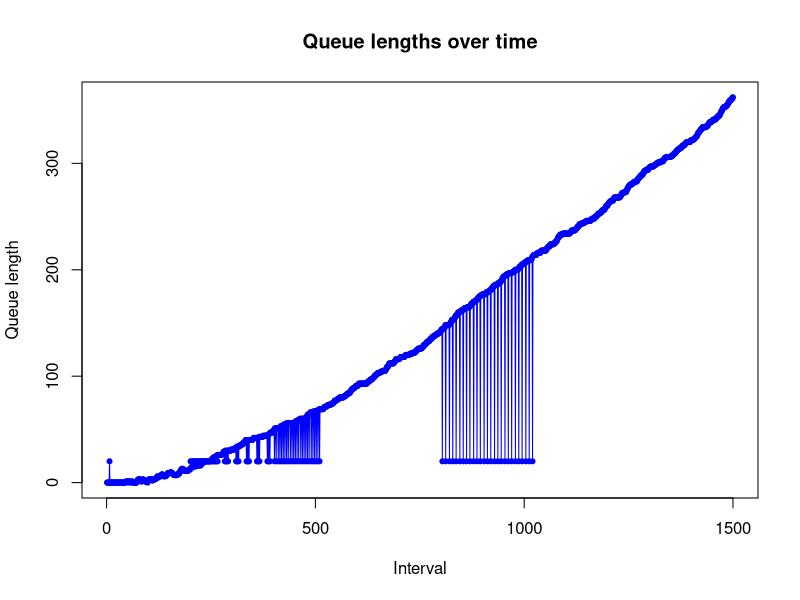

Source code (R):
#### http://www.statisticsblog.com/2011/10/waiting-in-line-waiting-on-r/ ####
tmax <- 15
t <- 0
numbServers = 10
# Total time to track
precision = 100  #precision
timeSeq = seq(1/precision,tmax,1/precision)
meanServiceTime = .1

#### NHPP Arrivals ####
get_nhpp_realization <- function(lambda){
  set.seed(1)
  lambda_star <- function(){
    max(sapply(seq(1, tmax,length.out=1000), lambda))*2}
  Lambda <- function(tupper){
    integrate(f = lambda, lower = 0, upper = tupper)$value}
  X <- numeric()
  while(t <= tmax){
    u <- runif(1)
    t <- t - log(u)/lambda_star()
    if(runif(1) < lambda(t)/lambda_star()) {
      X <- c(X,t)
    }
  }
  return(floor(X*precision)/precision)
}
l = 35
b = 10/35
g = 1
lambda <- function(t)  l*(1+b*sin(g*t))
arrivalTimes <- get_nhpp_realization(lambda)

# Average time each person takes at the teller, discretized exponential 
# distribution assumed Times will be augmented by one, so that everyone takes at
# least 1 interval to serve


#### Libraries ####
# Use the proto library to treat people like objects in traditional oop
library("proto")

#### Functions ####
# R is missing a nice way to do ++, so we use this
inc <- function(x) {
  eval.parent(substitute(x <- x + 1))
}
dec <- function(x) {
  eval.parent(substitute(x <- x - 1))
}

# Main object, really a "proto" function
person <- proto(
  intervalArrived = 0,
  # How much teller time will this person demand?
  serviceEpochsNeeded = (floor(rexp(1, 1/meanServiceTime)*precision) + 1),
  serviceEpochsWaited = 0,
  serviceEpochsWaitedAtHeadOfQueue = 0
)

#### INITIALIZATION ####
queueLengths = rep(20, length(timeSeq))
totalCustomers = 0
serviceCompletionTime = rep(0, numbServers)
waitTimes = c()
leavingTimes = c()
queue = list()
frontOfLineWaits = c()
Akt = rep(0, length(arrivalTimes))
Dkt = rep(0, length(arrivalTimes))
Tkt = rep(0, length(arrivalTimes))

#### Main loop ####
for(i in timeSeq) {
  # Check if anyone is leaving the servers
  for(j in 1:numbServers) {
    if(serviceCompletionTime[j] == i) {
      inc(Dkt[totalCustomers])
      dec(totalCustomers)
      # They are leaving the queue, slot to 0
      serviceCompletionTime[j] = 0
      leavingTimes = c(leavingTimes, i)
    }
  }
  
  
  # See if a new person is to be added to the queue
  if(i %in% arrivalTimes) {
    inc(Akt[totalCustomers])
    inc(totalCustomers)
    newPerson = as.proto(person$as.list())
    newPerson$intervalArrived = i
    queue = c(queue, newPerson)
  }
  
  # Can we place someone into a slot?
  for(j in 1:numbServers) {
    # If this slot is free
    if(!serviceCompletionTime[j]) { 
      if(length(queue) > 0) {
        placedPerson = queue[[1]]
        serviceCompletionTime[j] = i + placedPerson$serviceEpochsNeeded/precision
        waitTimes = c(waitTimes, placedPerson$serviceEpochsWaited/precision)
        # Only interested in these if person waited 1 or more intevals at front
        # of line
        if(placedPerson$serviceEpochsWaitedAtHeadOfQueue) {
          frontOfLineWaits = c(frontOfLineWaits, 
                               placedPerson$serviceEpochsWaitedAtHeadOfQueue)
        }
        
        # Remove placed person from queue
        queue[[1]] = NULL
      }
    }
  }
  
  # Everyone left in the queue has now waited one more interval to be served
  if(length(queue)) {
    for(j in 1:length(queue)) {
      inc(queue[[j]]$serviceEpochsWaited)
    }
    # The (possibley new) person at the front of the queue has had to wait 
    # there one more interval.
    inc(queue[[1]]$serviceEpochsWaitedAtHeadOfQueue)
  }
  
  if (i<2 & i>1.9){
    print(c(length(queue), i, totalCustomers))
  }
  
  # End of the interval, what is the state of things
  queueLengths[i*precision] = length(queue)
  inc(Tkt[totalCustomers])
  if (i<2 & i>1.9){
    print(c(queueLengths[i*precision], length(queue), i*precision, totalCustomers))
  }
}

#### Output ####
plot(queueLengths, type="o", col="blue", pch=20, main="Queue lengths over time",
     xlab="Interval", ylab="Queue length")
# plot(totalCustomers, type="o", col="blue", pch=20, 
#      main="Total Customers over time", xlab="Person", ylab="Wait time")
